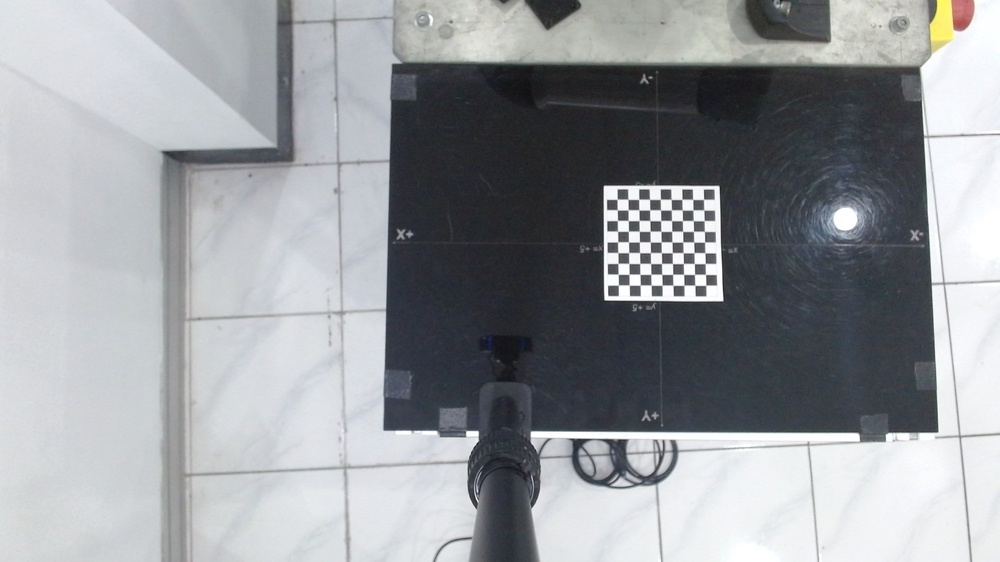
#> input picture data/mejakosong/WIN_20240404_14_50_48_Pro.jpg, 1000 x 562 px, shrunk from 1920 x 1080 before the run, found by its file name
$ jupyter execute detect.ipynb
#> lines starting #> are read from the running program, lines starting #| are printed output that depends on the picture; after the words box and inside, x2 and y2 are one past the last pixel; in counts of white or black regions, pixels touching at a corner belong together
[cell 1]
import cv2
import numpy as np
import matplotlib.pyplot as plt

[cell 2]
def detect_large_black_square(image_path, th_coef=50):
  """
  Detects the large black square in an image, estimates its size, and returns the size and a marked image.

  Args:
    image_path: Path to the image file.

  Returns:
    tuple: A tuple containing:
      - dict: A dictionary containing 'width', 'height', and 'polygon' for the detected black square.
      - image: The image with a bounding polygon drawn around the black square.
  """
#> called with th_coef = 100

  img = cv2.imread(image_path)
#> img is the input picture: shape (562, 1000, 3); mean B, G, R 157, 153.1, 150.4
  gray = cv2.cvtColor(img, cv2.COLOR_BGR2GRAY)
  _, thresh = cv2.threshold(gray, th_coef, 255, cv2.THRESH_BINARY_INV)
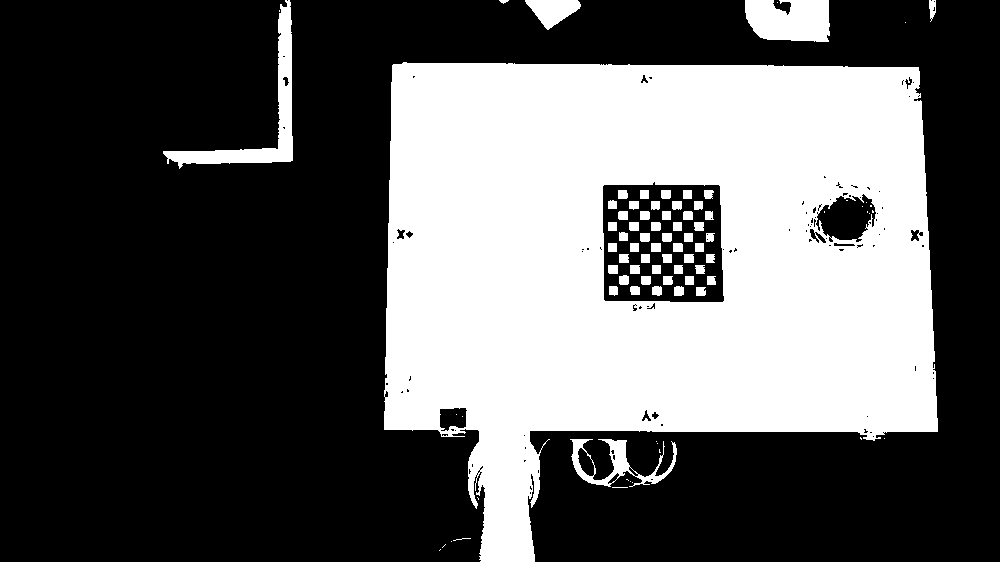
#> thresh: shape (562, 1000); 36.1% white; 84 white regions (27 under 20 px)

  contours, _ = cv2.findContours(thresh, cv2.RETR_EXTERNAL, cv2.CHAIN_APPROX_SIMPLE)
#> contours = 24 contours, 18 with area under 20; largest, box (x1, y1, x2, y2) and area: (384, 62, 938, 562) 204888, (163, 0, 293, 169) 3342, (745, 0, 830, 42) 2935, (570, 439, 677, 487) 1638, (525, 0, 581, 30) 922, (929, 0, 936, 22) 88

  largest_contour = None
  max_area = 0
  for cnt in contours:
    area = cv2.contourArea(cnt)
    if area > max_area:
      max_area = area
      largest_contour = cnt
#> this loop made 24 passes
#> (area, max_area) on passes 13, 16: (1638.5, 1638.5), (204888.5, 204888.5)
#> area on passes 20, 21, 22, 24: 88, 2935, 921.5, 3342
#> after the loop, largest_contour = contour of 466 points, box (x1, y1, x2, y2) (384, 62, 938, 562), area 204888; max_area = 204888.5

  if largest_contour is not None:
    x, y, w, h = cv2.boundingRect(largest_contour)
#> x = 384; y = 62; w = 554; h = 500
    black_square = {
        "width": w,
        "height": h,
        "polygon": largest_contour
    }
#> black_square = {'width': 554, 'height': 500, 'polygon': contour of 466 points, box (x1, y1, x2, y2) (384, 62, 938, 562), area 204888}
    cv2.rectangle(img, (x, y), (x + w, y + h), (255, 0, 0), 2)
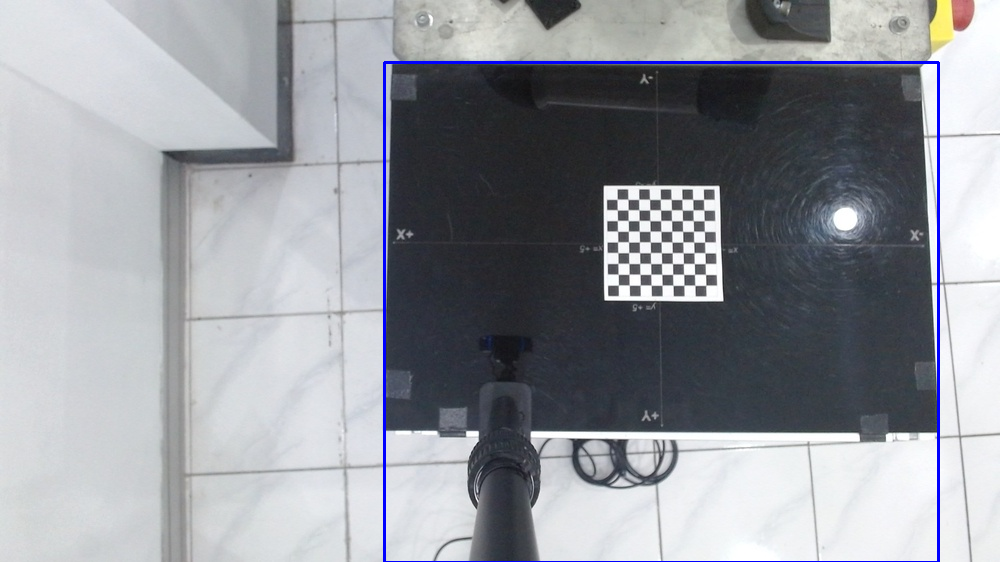
#> img: shape (562, 1000, 3); 0.93% of pixels changed, all inside (x1, y1, x2, y2) = (383, 61, 940, 562)
    return black_square, img
  else:
    return None, img  # Return None if no large square is found

[cell 3]
image_path = "meja kosong/WIN_20240404_14_50_48_Pro.jpg"
black_objects, marked_image = detect_large_black_square(image_path, 100)
#> black_objects has the same summary as black_square in detect_large_black_square

if black_objects:
  print(f"Black square width: {black_objects['width']}, height: {black_objects['height']}")
#| Black square width: 554, height: 500
  plt.imshow(marked_image)
  plt.axis(False)
  plt.show()
else:
  print("No large black square detected in the image.")

[cell 4]
black_objects['polygon']
#> Out has the same summary as largest_contour in detect_large_black_square

$ run again, with data/mejakosong/WIN_20240404_14_46_13_Pro.jpg copied over data/mejakosong/WIN_20240404_14_50_48_Pro.jpg
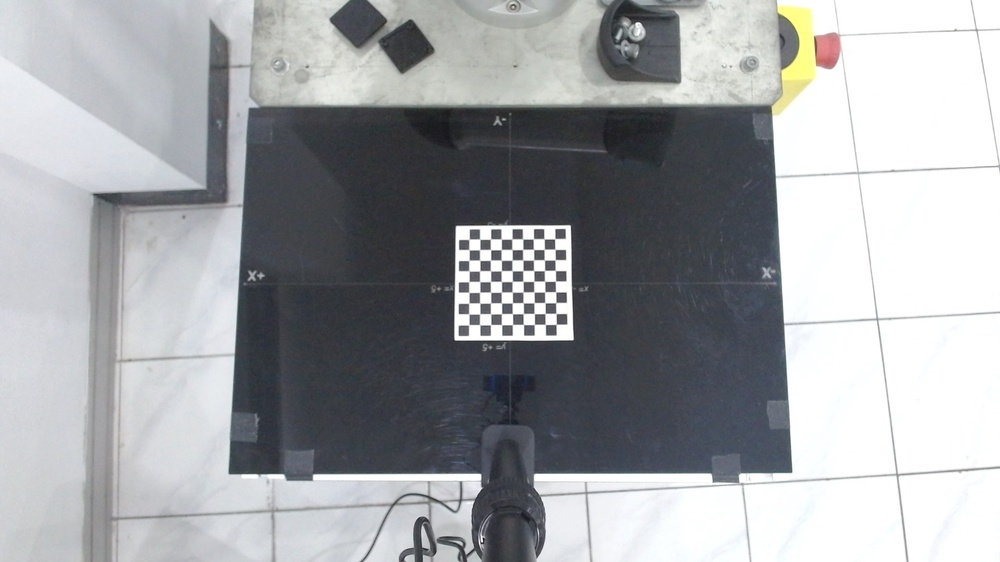
#> input picture data/mejakosong/WIN_20240404_14_46_13_Pro.jpg, 1000 x 562 px, shrunk from 1920 x 1080 before the run, found by its file name
#> in detect_large_black_square, img is the input picture: shape (562, 1000, 3); mean B, G, R 165.4, 162.4, 160.3
#> in detect_large_black_square, `_, thresh = cv2.threshold(gray, th_coef, 255, cv2.THRESH_BINARY_INV)`:
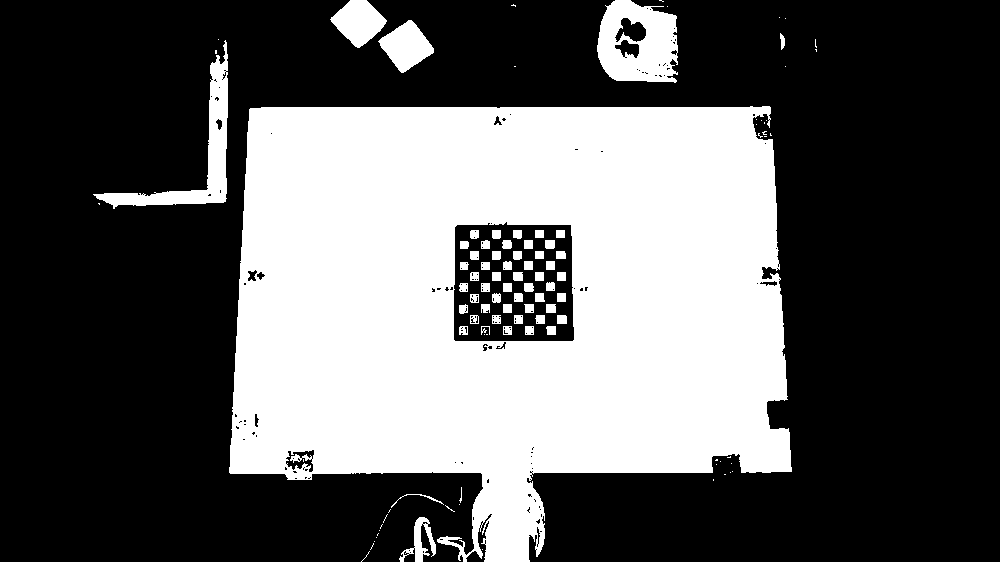
#> thresh: shape (562, 1000); 36.5% white; 104 white regions (45 under 20 px)
#> contours = 51 contours, 43 with area under 20; largest, box (x1, y1, x2, y2) and area: (229, 106, 792, 562) 201417, (597, 0, 678, 83) 5397, (93, 40, 228, 209) 3696, (378, 20, 434, 73) 1601, (330, 0, 387, 48) 1587, (399, 517, 436, 562) 522, (780, 33, 785, 50) 39, (391, 494, 444, 508) 28
#> the loop in detect_large_black_square, `for cnt in contours:` made 51 passes
#> (area, max_area) on passes 9, 35: (522.5, 522.5), (201417, 201417)
#> after the loop in detect_large_black_square, `for cnt in contours:`: largest_contour = contour of 598 points, box (x1, y1, x2, y2) (229, 106, 792, 562), area 201417; max_area = 201417
#> x = 229; y = 106; w = 563; h = 456
#> black_square = {'width': 563, 'height': 456, 'polygon': contour of 598 points, box (x1, y1, x2, y2) (229, 106, 792, 562), area 201417}
#> in detect_large_black_square, `cv2.rectangle(img, (x, y), (x + w, y + h), (255, 0, 0), 2)`:
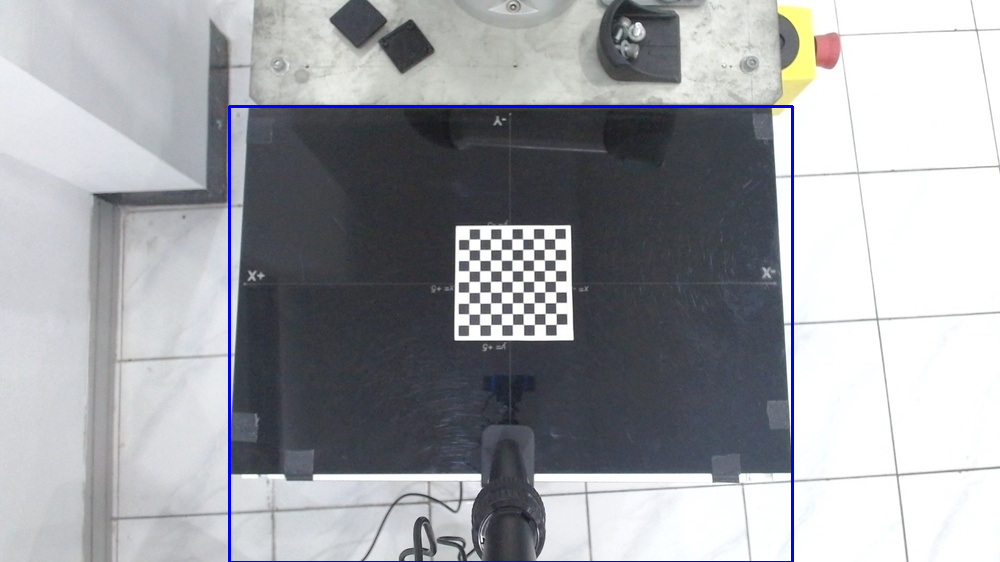
#> img: shape (562, 1000, 3); 0.89% of pixels changed, all inside (x1, y1, x2, y2) = (228, 105, 794, 562)
#> black_objects has the same summary as black_square in detect_large_black_square
#| Black square width: 563, height: 456
#> Out has the same summary as largest_contour in detect_large_black_square

$ run again, with data/mejakosong/WIN_20240404_14_46_59_Pro.jpg copied over data/mejakosong/WIN_20240404_14_50_48_Pro.jpg
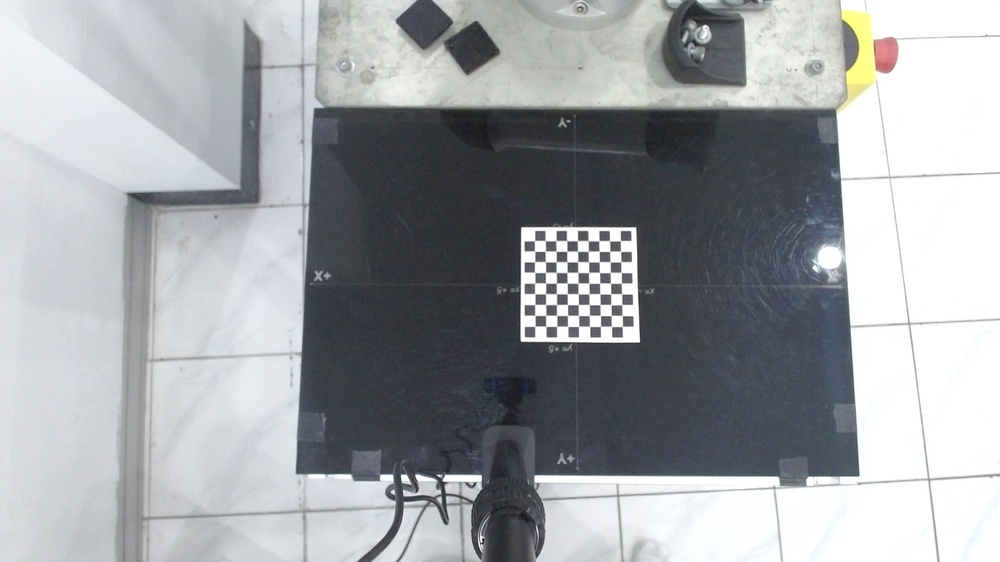
#> input picture data/mejakosong/WIN_20240404_14_46_59_Pro.jpg, 1000 x 562 px, shrunk from 1920 x 1080 before the run, found by its file name
#> in detect_large_black_square, img is the input picture: shape (562, 1000, 3); mean B, G, R 165.7, 162, 159
#> in detect_large_black_square, `_, thresh = cv2.threshold(gray, th_coef, 255, cv2.THRESH_BINARY_INV)`:
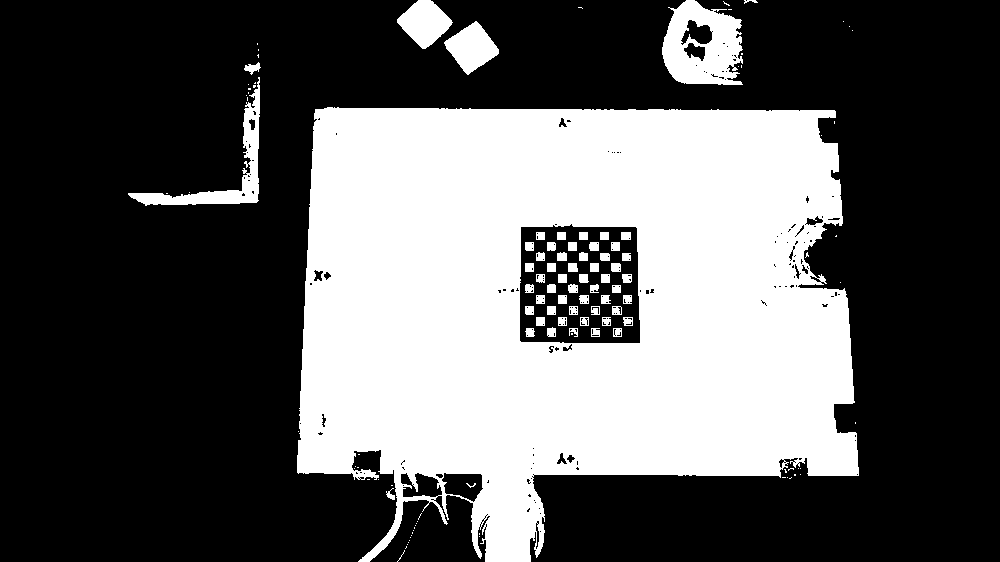
#> thresh: shape (562, 1000); 35.8% white; 120 white regions (62 under 20 px)
#> contours = 68 contours, 61 with area under 20; largest, box (x1, y1, x2, y2) and area: (297, 107, 859, 562) 201194, (662, 0, 743, 85) 5170, (128, 77, 260, 206) 2508, (397, 0, 453, 49) 1588, (444, 21, 499, 75) 1582, (244, 62, 261, 75) 87, (386, 488, 395, 500) 31
#> the loop in detect_large_black_square, `for cnt in contours:` made 68 passes
#> (area, max_area) on passes 17, 43: (31, 31), (201194, 201194)
#> after the loop in detect_large_black_square, `for cnt in contours:`: largest_contour = contour of 869 points, box (x1, y1, x2, y2) (297, 107, 859, 562), area 201194; max_area = 201194
#> x = 297; y = 107; w = 562; h = 455
#> black_square = {'width': 562, 'height': 455, 'polygon': contour of 869 points, box (x1, y1, x2, y2) (297, 107, 859, 562), area 201194}
#> in detect_large_black_square, `cv2.rectangle(img, (x, y), (x + w, y + h), (255, 0, 0), 2)`:
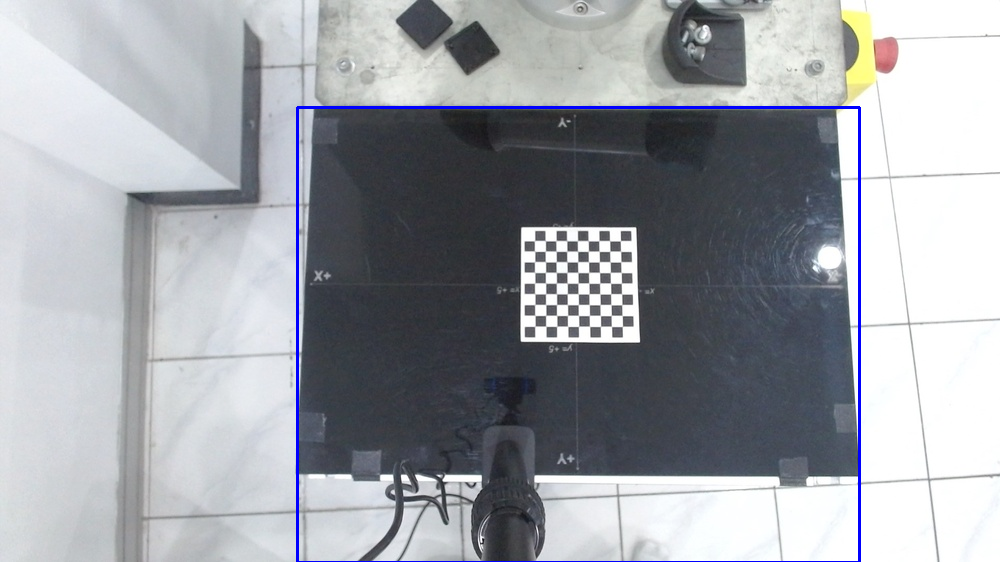
#> img: shape (562, 1000, 3); 0.88% of pixels changed, all inside (x1, y1, x2, y2) = (296, 106, 861, 562)
#> black_objects has the same summary as black_square in detect_large_black_square
#| Black square width: 562, height: 455
#> Out has the same summary as largest_contour in detect_large_black_square

$ run again, with data/mejakosong/WIN_20240404_14_49_41_Pro.jpg copied over data/mejakosong/WIN_20240404_14_50_48_Pro.jpg
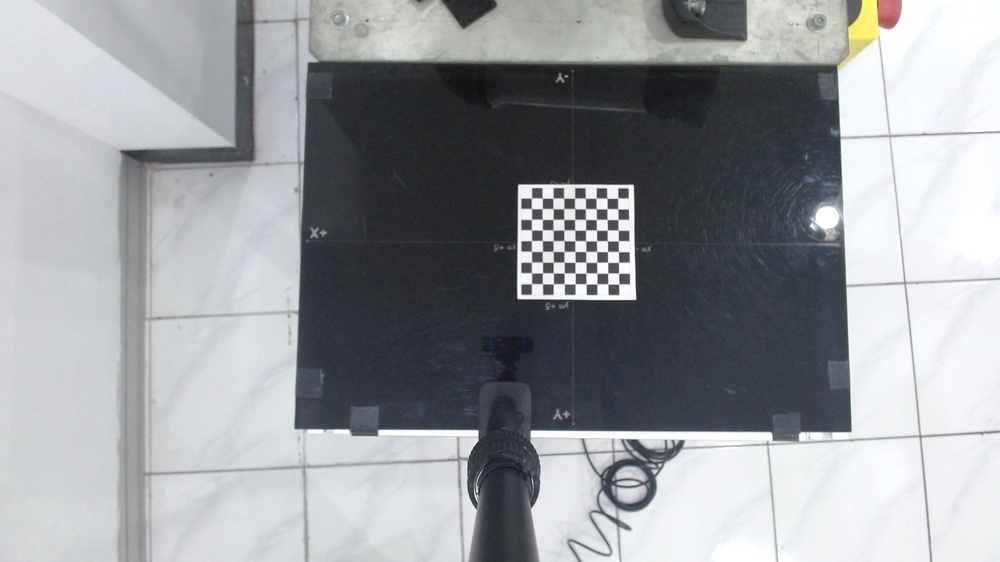
#> input picture data/mejakosong/WIN_20240404_14_49_41_Pro.jpg, 1000 x 562 px, shrunk from 1920 x 1080 before the run, found by its file name
#> in detect_large_black_square, img is the input picture: shape (562, 1000, 3); mean B, G, R 158.4, 154.4, 151.9
#> in detect_large_black_square, `_, thresh = cv2.threshold(gray, th_coef, 255, cv2.THRESH_BINARY_INV)`:
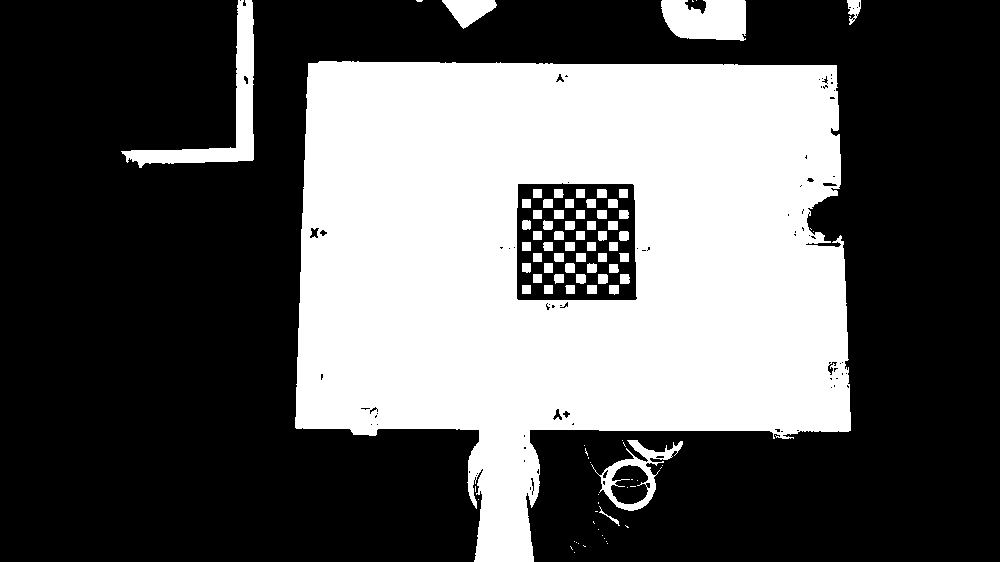
#> thresh: shape (562, 1000); 36.6% white; 92 white regions (35 under 20 px)
#> contours = 38 contours, 31 with area under 20; largest, box (x1, y1, x2, y2) and area: (295, 61, 851, 562) 204406, (121, 0, 254, 168) 3936, (661, 0, 746, 41) 2801, (591, 440, 683, 511) 2538, (442, 0, 497, 29) 856, (847, 0, 861, 25) 182, (599, 506, 620, 526) 32
#> the loop in detect_large_black_square, `for cnt in contours:` made 38 passes
#> (area, max_area) on passes 15, 27, 31: (32, 32), (2538.5, 2538.5), (204405.5, 204405.5)
#> after the loop in detect_large_black_square, `for cnt in contours:`: largest_contour = contour of 529 points, box (x1, y1, x2, y2) (295, 61, 851, 562), area 204406; max_area = 204405.5
#> x = 295; y = 61; w = 556; h = 501
#> black_square = {'width': 556, 'height': 501, 'polygon': contour of 529 points, box (x1, y1, x2, y2) (295, 61, 851, 562), area 204406}
#> in detect_large_black_square, `cv2.rectangle(img, (x, y), (x + w, y + h), (255, 0, 0), 2)`:
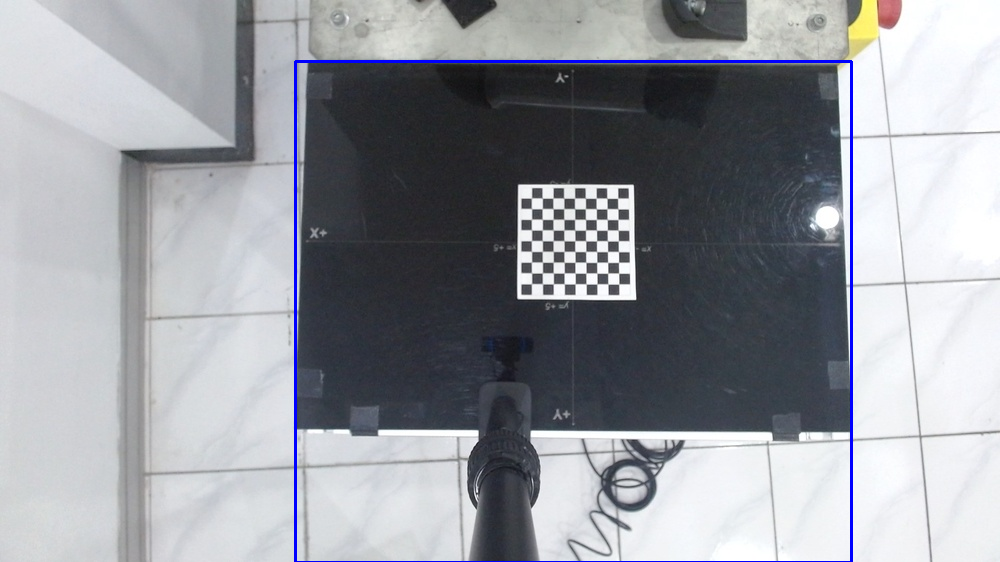
#> img: shape (562, 1000, 3); 0.93% of pixels changed, all inside (x1, y1, x2, y2) = (294, 60, 853, 562)
#> black_objects has the same summary as black_square in detect_large_black_square
#| Black square width: 556, height: 501
#> Out has the same summary as largest_contour in detect_large_black_square
